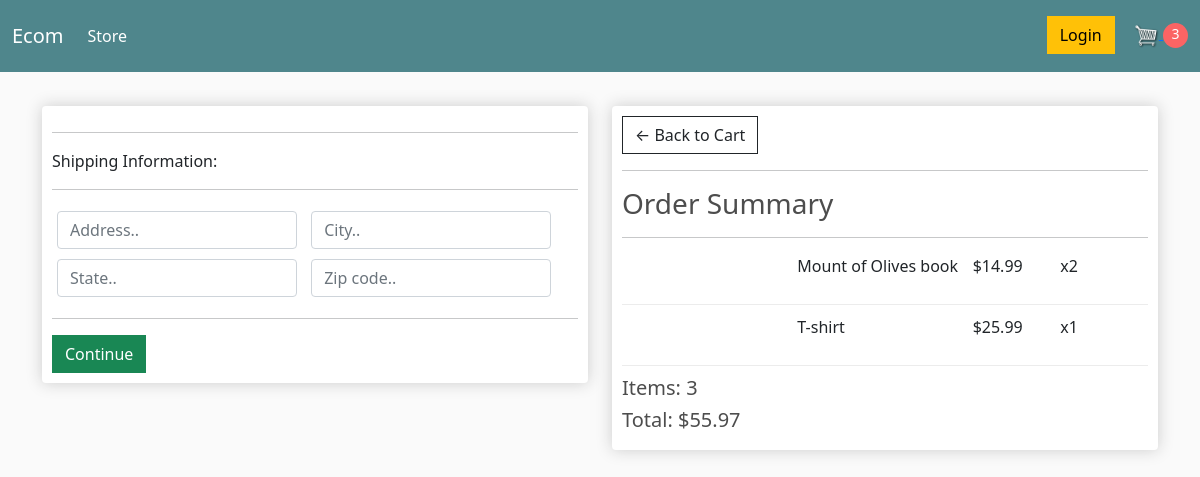
The page /checkout/ (signed in) on the database as committed earlier.
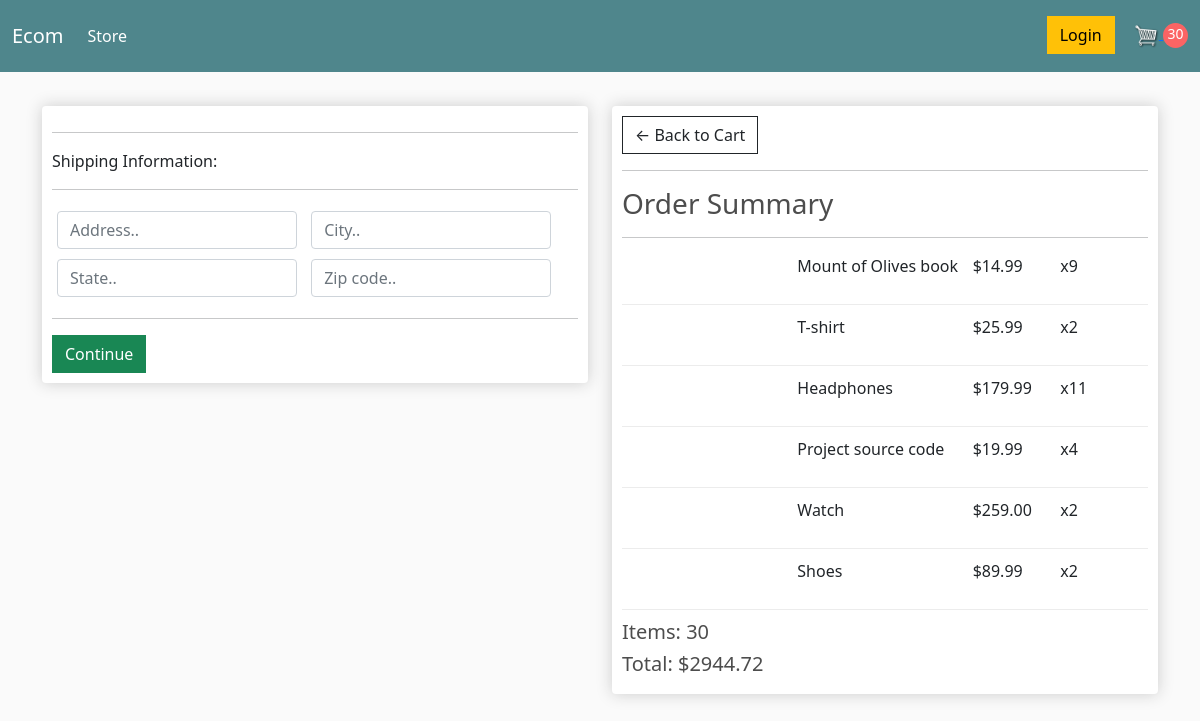
The same page on the database as committed later.
### store/models.py (models this page shows, shortened)
class OrderItem(models.Model):
    product = models.ForeignKey(
        Product, on_delete=models.SET_NULL, null=True, blank=True
    )
    order = models.ForeignKey(Order, on_delete=models.SET_NULL, null=True, blank=True)
    quantity = models.IntegerField(default=0, null=True, blank=True)
    date_added = models.DateTimeField(auto_now_add=True)
    @property
    def get_total(self):
        total = self.product.price * self.quantity
        return total

class Product(models.Model):
    name = models.CharField(max_length=200)
    price = models.FloatField()
    digital = models.BooleanField(default=False, null=True, blank=True)
    image = models.ImageField(null=True, blank=True)

class Order(models.Model):
    customer = models.ForeignKey(
        Customer, on_delete=models.SET_NULL, null=True, blank=True
    )
    date_ordered = models.DateTimeField(auto_now_add=True)
    complete = models.BooleanField(default=False)
    transaction_id = models.CharField(max_length=200, null=True)
    @property
    def get_cart_total(self):
        orderitems = self.orderitem_set.all()
        total = sum([item.get_total for item in orderitems])
        return total
    @property
    def get_cart_items(self):
        orderitems = self.orderitem_set.all()
        total = sum([item.quantity for item in orderitems])
        return total
    @property
    def shipping(self):
        shipping = False
        orderitems = self.orderitem_set.all()
        for item in orderitems:
            if item.product.digital == False:
                shipping = True
        return shipping

### store/views.py (the view)
# urls.py: path("checkout/", views.checkout, name="checkout"),
def checkout(request):
    data = cartData(request)
    cartItems = data["cartItems"]
    order = data["order"]
    items = data["items"]
    context = {"items": items, "order": order, "cartItems": cartItems}
    return render(request, "store/checkout.html", context)

### store/utils.py (called while the page is built)
def cartData(request):
    if request.user.is_authenticated:
        customer = request.user.customer
        order, created = Order.objects.get_or_create(customer=customer, complete=False)
        items = order.orderitem_set.all()
        cartItems = order.get_cart_items
    else:
        cookieData = cookieCart(request)
        cartItems = cookieData["cartItems"]
        order = cookieData["order"]
        items = cookieData["items"]
    return {"items": items, "order": order, 'cartItems': cartItems}

### store/templates/store/checkout.html (shortened to what this page needs)
{% extends 'store/main.html' %}
{% load static %}
{% block content %}
    <div class="row">
        <div class="col-lg-6">
            <div class="box-element" id="form-wrapper">
                <form id="form">
                    <div id="shipping-info">
                        <hr>
                        <p>Shipping Information:</p>
                        <hr>
                        <div class="form-field">
                            <input class="form-control" type="text" name="address"
                                placeholder="Address..">
                        </div>
                        <div class="form-field">
                            <input class="form-control" type="text" name="city"
                                placeholder="City..">
                        </div>
                        <div class="form-field">
                            <input class="form-control" type="text" name="state"
                                placeholder="State..">
                        </div>
                        <div class="form-field">
                            <input class="form-control" type="text" name="zipcode"
                                placeholder="Zip code..">
                        </div>
                    </div>
                    <hr>
                    <input id="form-button" class="btn btn-success btn-block" type="submit"
                        value="Continue">
                </form>
            </div>
            <br>
        </div>
        <div class="col-lg-6">
            <div class="box-element">
                <a  class="btn btn-outline-dark" href="{% url 'cart' %}">&#x2190; Back to Cart</a>
                <hr>
                <h3>Order Summary</h3>
                <hr>
                {% for item in items %}
                    <div class="cart-row">
                        <div style="flex:2"><img class="row-image" src="{{ item.product.image_url }}"></div>
                        <div style="flex:2"><p>{{ item.product.name }}</p></div>
                        <div style="flex:1"><p>${{ item.product.price|floatformat:2 }}</p></div>
                        <div style="flex:1"><p>x{{ item.quantity }}</p></div>
                    </div>
                {% endfor %}
                <h5>Items: {{ order.get_cart_items }}</h5>
                <h5>Total: ${{ order.get_cart_total|floatformat:2 }}</h5>
            </div>
        </div>
    </div>
{% endblock content %}

Rows that differ between the two databases and show on the page:
changed OrderItem "Mount of Olives book": quantity "2" → "9"
changed OrderItem "T-shirt": quantity "1" → "2"
added OrderItem: product.name "Headphones", product.price "179.99", quantity "11"
added OrderItem: product.name "Project source code", product.price "19.99", quantity "4"
added OrderItem: product.name "Watch", product.price "259.00", quantity "2"
added OrderItem: product.name "Shoes", product.price "89.99", quantity "2"
changed through a linked row, Order: get_cart_items "3" → "30"; get_cart_total "55.97" → "2944.72"
Other text that changed with them:
{{ cartItems }}: "3" → "30"
